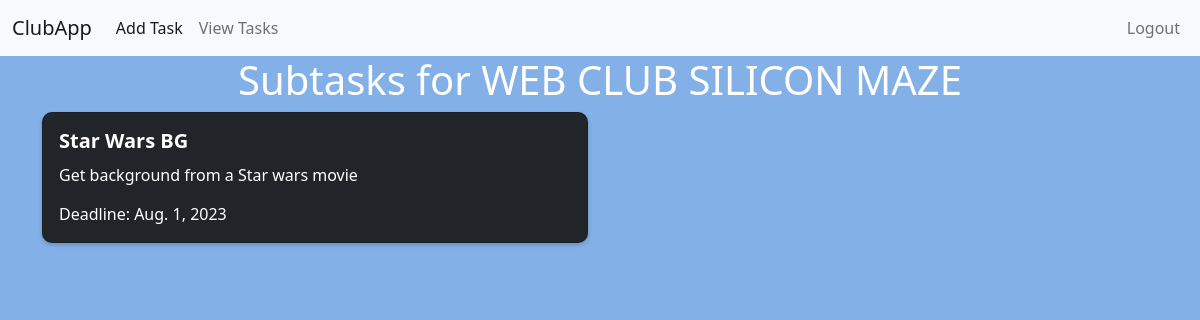
The app's page /subtask/5/ (signed in) with its own data.
### first/models.py (models this page shows, shortened)
class Task(models.Model):
    author = models.ForeignKey(User, on_delete=models.CASCADE)
    title = models.CharField(max_length=200)
    club = models.CharField(max_length=200)
    description = models.TextField()
    created_at = models.DateTimeField(auto_now_add=True)
    deadline = models.DateField(validators=[MinValueValidator(datetime.date.today)], null=True)
    MEDIA_CHOICES = (
        ("Instagram", "Instagram"),
        ("Whatsapp", "Whatsapp"),
        ("LinkedIn", "LinkedIn"),
    )
    socialmedia = models.CharField(max_length=9, choices=MEDIA_CHOICES, default="LinkedIn")

class SubTasks(models.Model):
    task = models.ForeignKey(Task, on_delete=models.CASCADE,related_name='subtasks')
    sub_title = models.CharField(max_length=200)
    sub_description = models.TextField()
    sub_deadline = models.DateField(validators=[MinValueValidator(datetime.date.today)], null=True)

### first/views.py (the view)
# urls.py: path('subtask/<int:task_id>/', views.subtask, name='subtask'),
@login_required(login_url='/login')
def subtask(request, task_id):
    task = Task.objects.get(id=task_id)
    subtasks = SubTasks.objects.filter(task=task)
    return render(request, 'first/subtask.html', {"subtasks": subtasks,"task": task })

### first/templates/first/subtask.html (shortened to what this page needs)
{% extends 'first/base.html' %}
{% load static %}
{% block content %}
<link rel="stylesheet" href="{% static 'first/style.css' %}">
<div class="container text-white">
    <div class="row">
        <div class="col">
            <center><h1>Subtasks for {{ task.title }} </h1></center>
        </div>
    </div>
    <div class="row">
        {% for subtask in subtasks %}
        <div class="col-lg-6">
            <div class="card mb-4 text-white bg-dark">
                <div class="card-body">
                    <h5 class="card-title">{{ subtask.sub_title }}</h5>
                    <p class="card-text">{{ subtask.sub_description }}</p>
                    <p class="card-text">Deadline: {{ subtask.sub_deadline }}</p>
                </div>
            </div>
        </div>
        {% empty %}
        <div class="col">
            <p>No Subtasks Found</p>
        </div>
        {% endfor %}
    </div>
</div>
{% endblock content %}

### first/static/first/style.css (style rules this page uses)
body { background-color: rgba(8, 101, 208, 0.5); }
.card { background-color: #ffffff; border-radius: 10px; margin-bottom: 20px; box-shadow: 0 2px 4px rgba(0, 0, 0, 0.2); }
.card-title { font-size: 20px; font-weight: bold; margin-bottom: 10px; }
.card-text { margin-bottom: 15px; }

### records on screen
Task: title "WEB CLUB SILICON MAZE"
SubTasks: sub_title "Star Wars BG", sub_description "Get background from a Star wars movie", sub_deadline "Aug. 1, 2023"
